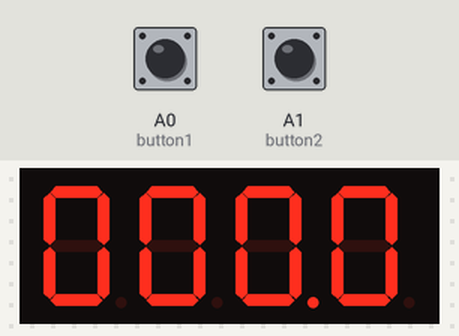
The sketch below on a simulated Arduino Uno, built with avr-gcc and run on an emulated ATmega328P. On the bench: 4-digit seven-segment display. Wiring (inferred from the names in the program): 4-digit 7-segment display, segments lit when HIGH: segments pin 6, pin 7, pin 8, pin 9, pin 10, pin 11, pin 12, pin 13; digit selects pin 2, pin 3, pin 4, pin 5. The inputs (shaded band) are chosen by the test bench; at power-on: A0 (button1) LOW, A1 (button2) LOW. The segment pins are drawn as the display they are named for.

Above: at 1.2 s.
1.3 s: A0 (button1) pulled HIGH for 1 s
At 3.0 s:
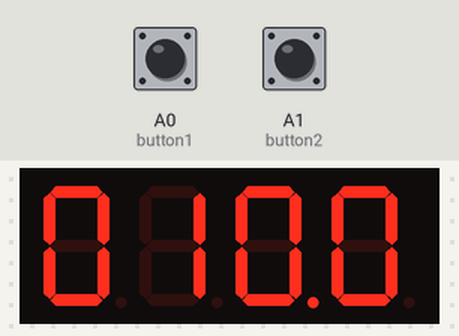
3.8 s: A1 (button2) pulled HIGH for 0.15 s
At 5.1 s:
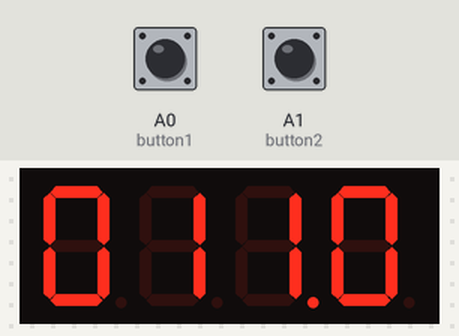
5.4 s: A0 (button1) pulled HIGH for 0.15 s
At 6.0 s:
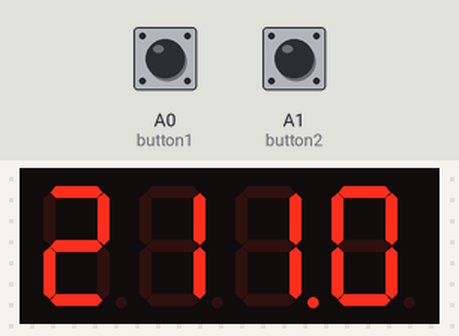
7.0 s: A1 (button2) pulled HIGH for 1 s
At 9.0 s:
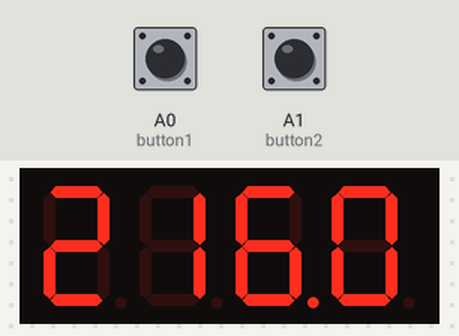
Timing chart, 0 to 10.5 s (numbered marks = the images above; inputs shaded):
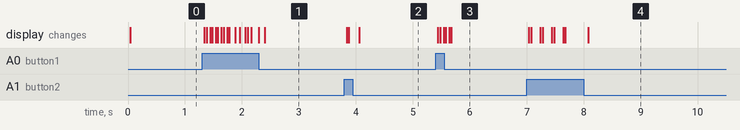

Measured:
- after the input at 1.3 s, the display: first changes at once (image 1 shows a later state)
- after the input at 3.8 s, the display: first changes at once (image 2 shows a later state)
- after the input at 5.4 s, the display: first changes at once (image 3 shows a later state)
- after the input at 7.0 s, the display: first changes at once (image 4 shows a later state)

The sketch:

Clock.ino
```cpp
#include <SevSeg.h>

SevSeg sevseg;

const int button1 = A0; //button pin
const int button2 = A1; //button pin
const int DP = 13; // 7 segment display pin
const int D1 = 2; // 7 segment display pin
const int D2 = 3; // 7 segment display pin
const int D3 = 4; // 7 segment display pin
const int D4 = 5; // 7 segment display pin
const int a = 6; // 7 segment display pin
const int b = 7; // 7 segment display pin
const int c = 8; // 7 segment display pin
const int d = 9; // 7 segment display pin
const int e = 10; // 7 segment display pin
const int f = 11; // 7 segment display pin
const int g = 12; // 7 segment display pin

int count = 0;
int seconds0 = 0;
int seconds1 = 0;
int min0 = 0;
int min1 = 0;
int hour0 = 0;
int hour1 = 0;


void setup() {
    pinMode(button1, INPUT); // setting pinMode of buttons as input
    pinMode(button2, INPUT); // setting pinMode of buttons as input
    pinMode(a, OUTPUT); // Setting 7 segment a as an output
    pinMode(b, OUTPUT);// Setting 7 segment b as an output
    pinMode(c, OUTPUT);// Setting 7 segment c as an output
    pinMode(d, OUTPUT);// Setting 7 segment d as an output
    pinMode(e, OUTPUT);// Setting 7 segment e as an output
    pinMode(f, OUTPUT);// Setting 7 segment f as an output
    pinMode(g, OUTPUT);// Setting 7 segment g as an output
    pinMode(D1, OUTPUT);// Setting 7 segment d as an output
    pinMode(D2, OUTPUT);// Setting 7 segment e as an output
    pinMode(D3, OUTPUT);// Setting 7 segment f as an output
    pinMode(D4, OUTPUT);// Setting 7 segment g as an output
    pinMode(DP, OUTPUT);// Setting 7 segment g as an output
    digitalWrite(D1, HIGH);
    digitalWrite(D2, HIGH);
    digitalWrite(D3, HIGH);
    digitalWrite(D4, HIGH);


}


void loop() {
  int switchState1 = digitalRead(button1);
  int switchState2 = digitalRead(button2);

  getDigit(1);
  getNumber(HIGH, min0);
  delay(1);
  allLedOff();

  getDigit(2);
  getNumber(HIGH, min1);
  delay(1);
  allLedOff();

  getDigit(3);
  getNumber(HIGH, hour0);
  delay(1);
  allLedOff();

  getDigit(4);
  getNumber(HIGH, hour1);
  delay(1);
  allLedOff();


  if (switchState2 == HIGH ){
     hour0++;
     count = 0;
     seconds0 = 0;
     seconds1 = 0;
     delay(200);
  }
    if (switchState1 == HIGH)
    {
      min0++;
     count = 0;
     seconds0 = 0;
     seconds1 = 0;
     delay(100);
  }
  if ( count < 225)
  {
  count++;
  delayMicroseconds(0);
  }
  else {
    seconds0++;
    count = 0;
  }
  if (seconds0 > 9){
    seconds1++;
    seconds0 = 0;
  }
  if (seconds1 > 5){
    min0++;
    seconds1 = 0;
  }
  if (min0 > 9){
    min1++;
    min0 = 0;
  }
  if (min1 > 5){
    hour0++;
    min1 = 0;
  }
  if (hour0 > 9){
    hour1++;
    hour0 = 0;
  }
  if ( hour1 == 2 && hour0 ==4){
   count = 0;
  seconds0 = 0;
  seconds1 = 0;
  min0 = 0;
  min1 = 0;
  hour0 = 0;
  hour1 = 0;
  }


}


void getDigit(int digit)
{
  switch (digit){
    case 1:
    digitalWrite(D1, LOW);
    digitalWrite(D2, HIGH);
    digitalWrite(D3, HIGH);
    digitalWrite(D4, HIGH);
    digitalWrite(DP, LOW);
    break;

    case 2:
    digitalWrite(D1, HIGH);
    digitalWrite(D2, LOW);
    digitalWrite(D3, HIGH);
    digitalWrite(D4, HIGH);
    digitalWrite(DP, LOW);
    break;

    case 3:
    digitalWrite(D1, HIGH);
    digitalWrite(D2, HIGH);
    digitalWrite(D3, LOW);
    digitalWrite(D4, HIGH);
    digitalWrite(DP, HIGH);
    break;

    case 4:
    digitalWrite(D1, HIGH);
    digitalWrite(D2, HIGH);
    digitalWrite(D3, HIGH);
    digitalWrite(D4, LOW);
    digitalWrite(DP, LOW);
    break;
  }
}


void getNumber(int x, byte number){
switch (number)
  {
    case 0:
    number0(x);
    break;

    case 1:
    number1(x);
    break;

    case 2:
    number2(x);
    break;

    case 3:
    number3(x);
    break;

    case 4:
    number4(x);
    break;

    case 5:
    number5(x);
    break;

    case 6:
    number6(x);
    break;

    case 7:
    number7(x);
    break;

    case 8:
    number8(x);
    break;

    case 9:
    number9(x);
    break;

    case 10:
    number0(x);
    break;

    case 11:
    number1(x);
    break;

    case 12:
    number2(x);
    break;

    case 13:
    number3(x);
    break;

    case 14:
    number4(x);
    break;
  }
}


void number0(int state){
digitalWrite(a, state);digitalWrite(b, state);digitalWrite(c, state);digitalWrite(d, state);digitalWrite(e, state);digitalWrite(f, state);
}
void number1(int state){
digitalWrite(b, state);digitalWrite(c, state);
}
void number2(int state){
digitalWrite(a, state);digitalWrite(b, state);digitalWrite(g, state);digitalWrite(e, state);digitalWrite(d, state);
}
void number3(int state){
digitalWrite(a, state);digitalWrite(b, state);digitalWrite(c, state);digitalWrite(d, state);digitalWrite(g, state);
}
void number4(int state){
digitalWrite(b, state);digitalWrite(c, state);digitalWrite(g, state);digitalWrite(f, state);
}
void number5(int state){
digitalWrite(a, state);digitalWrite(f, state);digitalWrite(g, state);digitalWrite(c, state);digitalWrite(d,state);
}
void number6(int state){
digitalWrite(a, state);digitalWrite(c, state);digitalWrite(d, state);digitalWrite(e, state);digitalWrite(f,state);digitalWrite(g, state);
}
void number7(int state){
digitalWrite(a, state);digitalWrite(b, state);digitalWrite(c, state);
}
void number8(int state){
digitalWrite(a, state);digitalWrite(b,state);digitalWrite(c, state);digitalWrite(d, state);digitalWrite(e, state);digitalWrite(f, state);digitalWrite(g, state);
}
void number9(int state){
digitalWrite(a, state);digitalWrite(b,state);digitalWrite(c, state);digitalWrite(d, state);digitalWrite(f, state);digitalWrite(g, state);
}


void allLedOff()
{ // creating a function that all leds off for off button
  digitalWrite(a, LOW);
  digitalWrite(b, LOW);
  digitalWrite(c, LOW);
  digitalWrite(d, LOW);
  digitalWrite(e, LOW);
  digitalWrite(f, LOW);
  digitalWrite(g, LOW);
  digitalWrite(DP, LOW);
}
```
